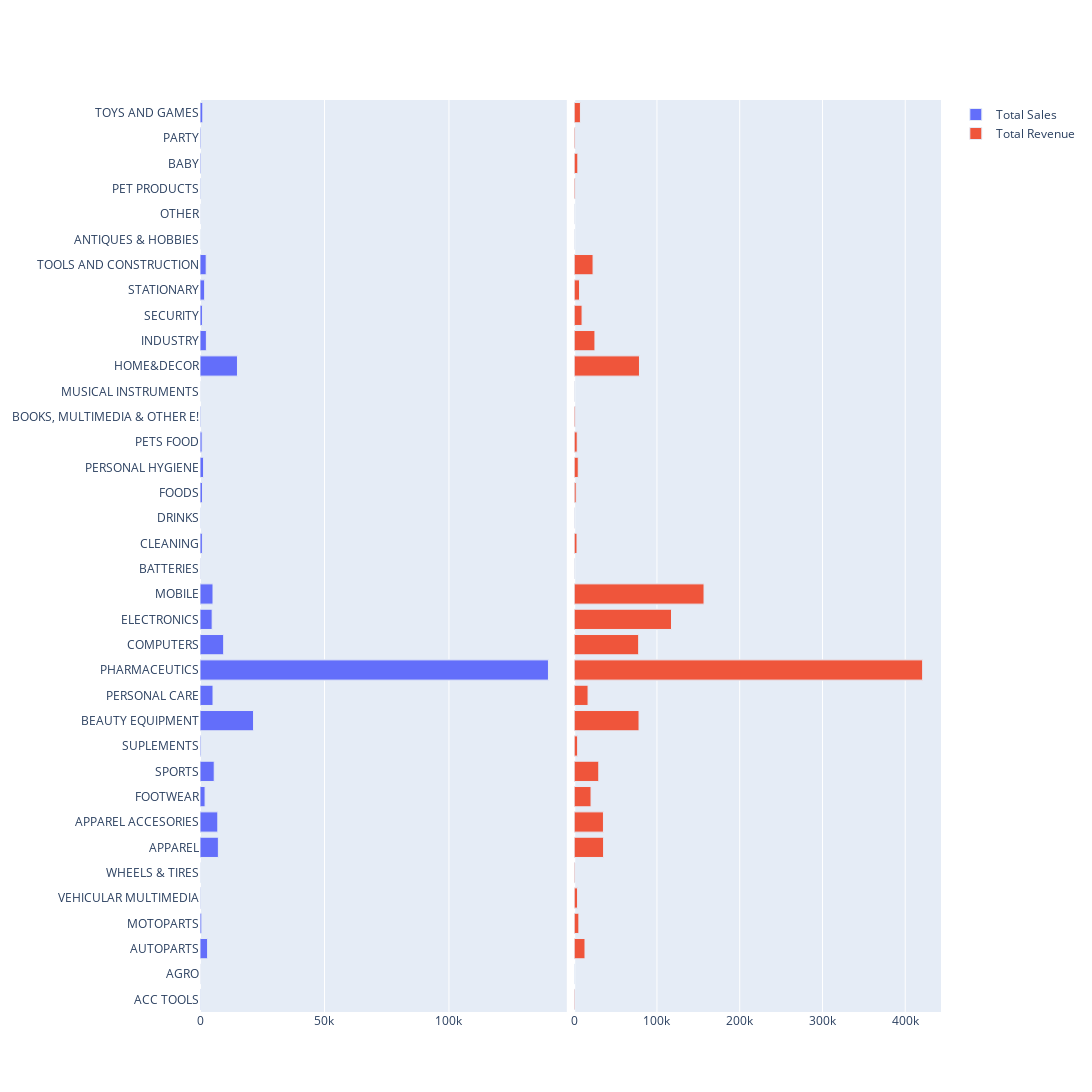

The notebook cell saved with this chart:
### Markdown cell above
**Observations**

In terms of sales, the most dominant category during lightning deals are BEAUTY & HEALTH, followed with far less sales by HOME & INDUSTRY, APP & SPROTS and CE. However, in terms of revenue, although BEAUTY & HEALTH is still the one with the highest revenue, it is closely followed by CE. APP & SPORT and HOME & INDUSTRY show mild revenue contributions. 

The case of CE is interesting because, being more expensive products, smaller increases in sales could lead to substantial contributions to revenue.

From this data alone it is not possible to know if this differences in sales and revenue between products is a consequence of the lightinig deals or are just the normal distribution between product categories, only enhanced by the activation of the deals.

### Code cell
plot_data = [
    {"x_plot_column": "SOLD_QUANTITY_sum", "y_plot_column": "DOM_DOMAIN_AGG1", "title": "Total Sales", "layout_column": 1},
    {"x_plot_column": "SOLD_AMOUNT_sum", "y_plot_column": "DOM_DOMAIN_AGG1", "title": "Total Revenue", "layout_column": 2},
    ]
sales_revenue_by_category(data=data, plotting_categories=["SOLD_QUANTITY", "SOLD_AMOUNT"], grouping_categories=["VERTICAL", "DOM_DOMAIN_AGG1"], plot_data=plot_data, plot_heigth=1200, plot_width=1200, plot=True)

### Figure 1 — Plotly figure (JSON) as saved in the notebook; plotly's stock layout.template omitted (floating-point values rounded to 4 significant figures)
{"data": [{"marker": {"line": {"width": 1}}, "name": "Total Sales", "orientation": "h", "type": "bar", "x": [162, 0, 3055, 733, 282, 28, 7388, 7156, 2043, 5713, 413, 21519, 5232, 139967, 9514, 4889, 5227, 134, 964, 71, 993, 1444, 853, 336, 17, 15053, 2567, 982, 1877, 2492, 10, 26, 303, 393, 401, 1134], "xaxis": "x", "y": ["ACC TOOLS", "AGRO", "AUTOPARTS", "MOTOPARTS", "VEHICULAR MULTIMEDIA", "WHEELS & TIRES", "APPAREL", "APPAREL ACCESORIES", "FOOTWEAR", "SPORTS", "SUPLEMENTS", "BEAUTY EQUIPMENT", "PERSONAL CARE", "PHARMACEUTICS", "COMPUTERS", "ELECTRONICS", "MOBILE", "BATTERIES", "CLEANING", "DRINKS", "FOODS", "PERSONAL HYGIENE", "PETS FOOD", "BOOKS, MULTIMEDIA & OTHER E!", "MUSICAL INSTRUMENTS", "HOME&DECOR", "INDUSTRY", "SECURITY", "STATIONARY", "TOOLS AND CONSTRUCTION", "ANTIQUES & HOBBIES", "OTHER", "PET PRODUCTS", "BABY", "PARTY", "TOYS AND GAMES"], "yaxis": "y"}, {"marker": {"line": {"width": 1}}, "name": "Total Revenue", "orientation": "h", "type": "bar", "x": [959.7, 0, 13040.0, 5646.0, 4088.0, 1008.0, 35530.0, 35360.0, 20350.0, 29700.0, 4161.0, 78350.0, 16760.0, 421100.0, 77930.0, 117600.0, 156900.0, 240.6, 3378.0, 355.2, 2384.0, 4889.0, 3652.0, 1685.0, 248.3, 78860.0, 25060.0, 9506.0, 6480.0, 22790.0, 113.8, 124.7, 1643.0, 4381.0, 1517.0, 7526.0], "xaxis": "x2", "y": ["ACC TOOLS", "AGRO", "AUTOPARTS", "MOTOPARTS", "VEHICULAR MULTIMEDIA", "WHEELS & TIRES", "APPAREL", "APPAREL ACCESORIES", "FOOTWEAR", "SPORTS", "SUPLEMENTS", "BEAUTY EQUIPMENT", "PERSONAL CARE", "PHARMACEUTICS", "COMPUTERS", "ELECTRONICS", "MOBILE", "BATTERIES", "CLEANING", "DRINKS", "FOODS", "PERSONAL HYGIENE", "PETS FOOD", "BOOKS, MULTIMEDIA & OTHER E!", "MUSICAL INSTRUMENTS", "HOME&DECOR", "INDUSTRY", "SECURITY", "STATIONARY", "TOOLS AND CONSTRUCTION", "ANTIQUES & HOBBIES", "OTHER", "PET PRODUCTS", "BABY", "PARTY", "TOYS AND GAMES"], "yaxis": "y2"}], "layout": {"height": 1200, "width": 1200, "xaxis": {"anchor": "y", "domain": [0, 0.495]}, "xaxis2": {"anchor": "y2", "domain": [0.505, 1]}, "yaxis": {"anchor": "x", "domain": [0, 1]}, "yaxis2": {"anchor": "x2", "domain": [0, 1], "matches": "y", "showticklabels": false}}}
